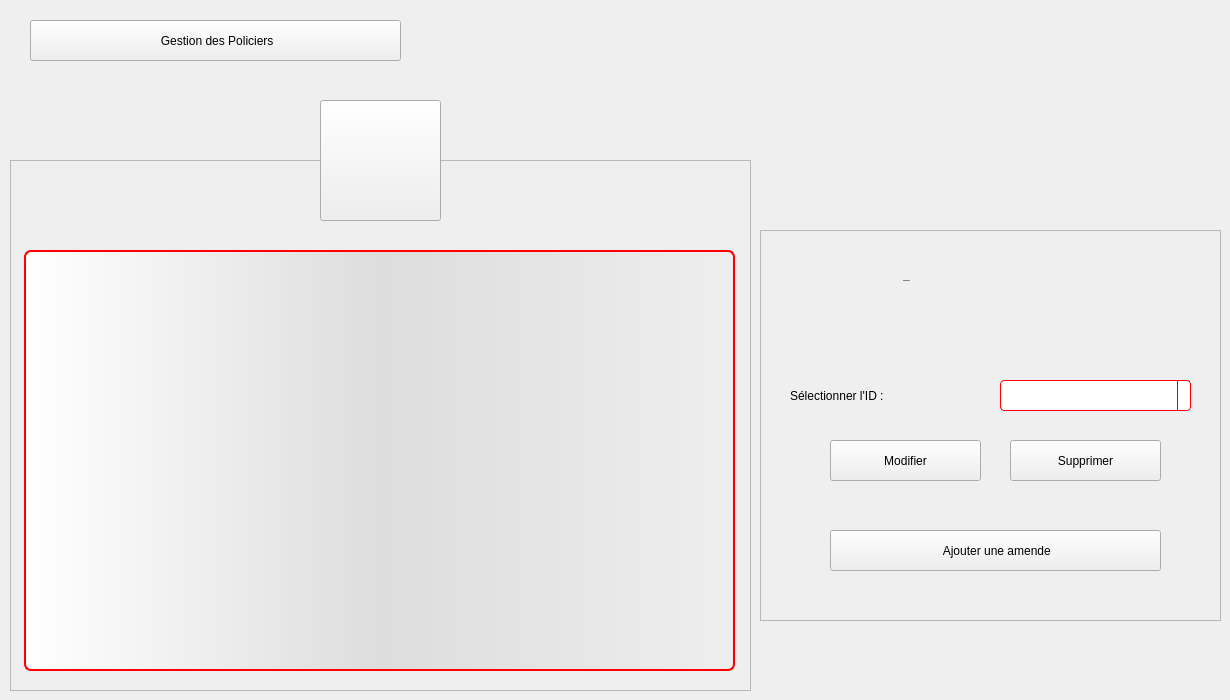
    <widget class="QWidget" name="Amende">
     <widget class="QFrame" name="frame_6">
      <property name="geometry">
       <rect>
        <x>10</x>
        <y>160</y>
        <width>741</width>
        <height>531</height>
       </rect>
      </property>
      <property name="styleSheet">
       <string notr="true"/>
      </property>
      <property name="frameShape">
       <enum>QFrame::StyledPanel</enum>
      </property>
      <property name="frameShadow">
       <enum>QFrame::Raised</enum>
      </property>
      <widget class="QTableView" name="T_Amende">
       <property name="geometry">
        <rect>
         <x>14</x>
         <y>90</y>
         <width>711</width>
         <height>421</height>
        </rect>
       </property>
       <property name="cursor" stdset="0">
        <cursorShape>ArrowCursor</cursorShape>
       </property>
       <property name="styleSheet">
        <string notr="true">QTableView {border: 2px solid red;text-align: top;padding: 4px;border-radius: 7px;border-bottom-left-radius: 7px;background: QLinearGradient( x1: 0, y1: 0, x2: 1, y2: 0,stop: 0 #fff, stop: 1 #eee,stop: 0.5 #ddd,stop: 1 #eee );width: 15px;selection-background-color:QLinearGradient( x1: 0, y1: 0, x2: 1, y2: 0,stop: 0 #FF0000, stop: 1 #FF5F5F,stop: 0.5 #FEAAAA,stop: 1 #eee);selection-color: black;}
QTableView::item:focus{selection-background-color: red;}
QScrollBar:vertical{ width: 20px; background: none; /* only these sort effect about width ...*/}
QScrollBar::handle:vertical{ border: 3px solid #5E749C;text-align: top;padding: 4px;border-radius: 5px; border-bottom-left-radius: 5px;background: QLinearGradient( x1: 0, y1: 0, x2: 1, y2: 0,stop: 0 #fff, stop: 1 #eee,stop: 0.5 #ddd,stop: 1 #eee ); width: 25px; min-height: 20px; max-height: 25px; /*these sort no effect*/ }
QScrollBar::add-page:vertical {border: 3px solid red;text-align: top;padding: 4px;border-radius: 5px; border-bottom-left-radius: 5px;background:  red; /* adding width: xx px; sorting no effect .. why? */}
QScrollBar::sub-page:vertical {border: 3px solid green;text-align: top;padding: 4px;border-radius: 5px; border-bottom-left-radius: 5px;background:  green; /* adding width: xx px; sorting no effect .. why? */ }</string>
       </property>
       <attribute name="horizontalHeaderDefaultSectionSize">
        <number>114</number>
       </attribute>
      </widget>
      <widget class="QLabel" name="ALERT_M">
       <property name="geometry">
        <rect>
         <x>20</x>
         <y>50</y>
         <width>331</width>
         <height>31</height>
        </rect>
       </property>
       <property name="styleSheet">
        <string notr="true">background: transparent;</string>
       </property>
       <property name="text">
        <string/>
       </property>
      </widget>
     </widget>
     <widget class="QToolButton" name="toolButton_7">
      <property name="geometry">
       <rect>
        <x>320</x>
        <y>100</y>
        <width>121</width>
        <height>121</height>
       </rect>
      </property>
      <property name="text">
       <string/>
      </property>
      <property name="icon">
       <iconset resource="resources.qrc">
        <normaloff>:/resources/image/gdpr.png</normaloff>:/resources/image/gdpr.png</iconset>
      </property>
      <property name="iconSize">
       <size>
        <width>64</width>
        <height>64</height>
       </size>
      </property>
     </widget>
     <widget class="QPushButton" name="B_BackToGestionPolicier">
      <property name="geometry">
       <rect>
        <x>30</x>
        <y>20</y>
        <width>371</width>
        <height>41</height>
       </rect>
      </property>
      <property name="cursor">
       <cursorShape>PointingHandCursor</cursorShape>
      </property>
      <property name="text">
       <string> Gestion des Policiers</string>
      </property>
      <property name="icon">
       <iconset resource="resources.qrc">
        <normaloff>:/resources/image/back-arrow (1).png</normaloff>:/resources/image/back-arrow (1).png</iconset>
      </property>
      <property name="iconSize">
       <size>
        <width>25</width>
        <height>25</height>
       </size>
      </property>
     </widget>
     <widget class="QFrame" name="frame_7">
      <property name="geometry">
       <rect>
        <x>760</x>
        <y>230</y>
        <width>461</width>
        <height>391</height>
       </rect>
      </property>
      <property name="styleSheet">
       <string notr="true"/>
      </property>
      <property name="frameShape">
       <enum>QFrame::StyledPanel</enum>
      </property>
      <property name="frameShadow">
       <enum>QFrame::Raised</enum>
      </property>
      <widget class="QLabel" name="L_ConfigAmende">
       <property name="geometry">
        <rect>
         <x>143</x>
         <y>20</y>
         <width>171</width>
         <height>61</height>
        </rect>
       </property>
       <property name="font">
        <font>
         <family>century gothic</family>
         <pointsize>-1</pointsize>
         <weight>75</weight>
         <bold>true</bold>
        </font>
       </property>
       <property name="styleSheet">
        <string notr="true">background: transparent;</string>
       </property>
       <property name="text">
        <string>Configuration</string>
       </property>
      </widget>
      <widget class="QLabel" name="L_IDAmende">
       <property name="geometry">
        <rect>
         <x>30</x>
         <y>150</y>
         <width>191</width>
         <height>31</height>
        </rect>
       </property>
       <property name="styleSheet">
        <string notr="true">background: transparent;</string>
       </property>
       <property name="text">
        <string>Sélectionner l'ID :</string>
       </property>
      </widget>
      <widget class="QPushButton" name="B_AjouterAmende">
       <property name="geometry">
        <rect>
         <x>70</x>
         <y>300</y>
         <width>331</width>
         <height>41</height>
        </rect>
       </property>
       <property name="cursor">
        <cursorShape>PointingHandCursor</cursorShape>
       </property>
       <property name="text">
        <string> Ajouter une amende</string>
       </property>
       <property name="icon">
        <iconset resource="resources.qrc">
         <normaloff>:/resources/image/add.png</normaloff>:/resources/image/add.png</iconset>
       </property>
       <property name="iconSize">
        <size>
         <width>30</width>
         <height>30</height>
        </size>
       </property>
      </widget>
      <widget class="QComboBox" name="CB_IDAmende">
       <property name="geometry">
        <rect>
         <x>240</x>
         <y>150</y>
         <width>191</width>
         <height>31</height>
        </rect>
       </property>
       <property name="styleSheet">
        <string notr="true">QComboBox {
  border: 1px solid red;
  border-radius: 4px;
  background: white;
}

QComboBox QAbstractItemView {
  border: 1px solid black;
  border-radius: 0;
  background-color: white;
  selection-background-color:#305068;
}

QComboBox QAbstractItemView:hover {
  background-color: white;
  color: #F0F0F0;
}

QComboBox QAbstractItemView:selected {
  background: #1464A0;
  color: #32414B;
}

QComboBox QAbstractItemView:alternate {
  background: #19232D;
}

QComboBox:disabled {
  background-color: #19232D;
  color: #787878;
}

QComboBox:hover {
  border: 1px solid #148CD2;
}

QComboBox:focus {
  border: 1px solid #1464A0;
}

QComboBox:on {
  selection-background-color: #1464A0;
}

QComboBox::item:checked {
  font-weight: bold;
}

QComboBox::item:selected {
  border: 0px solid transparent;
}

QComboBox::drop-down {
  subcontrol-origin: padding;
  subcontrol-position: top right;
  width: 12px;
  border-left: 1px solid #32414B;
}</string>
       </property>
      </widget>
      <widget class="QPushButton" name="B_ModifierAmende">
       <property name="geometry">
        <rect>
         <x>70</x>
         <y>210</y>
         <width>151</width>
         <height>41</height>
        </rect>
       </property>
       <property name="cursor">
        <cursorShape>PointingHandCursor</cursorShape>
       </property>
       <property name="text">
        <string>Modifier</string>
       </property>
       <property name="icon">
        <iconset resource="resources.qrc">
         <normaloff>:/resources/image/edit.png</normaloff>:/resources/image/edit.png</iconset>
       </property>
       <property name="iconSize">
        <size>
         <width>25</width>
         <height>25</height>
        </size>
       </property>
      </widget>
      <widget class="QPushButton" name="B_SupprimerAmende">
       <property name="geometry">
        <rect>
         <x>250</x>
         <y>210</y>
         <width>151</width>
         <height>41</height>
        </rect>
       </property>
       <property name="cursor">
        <cursorShape>PointingHandCursor</cursorShape>
       </property>
       <property name="text">
        <string>Supprimer</string>
       </property>
       <property name="icon">
        <iconset resource="resources.qrc">
         <normaloff>:/resources/image/trash.png</normaloff>:/resources/image/trash.png</iconset>
       </property>
       <property name="iconSize">
        <size>
         <width>23</width>
         <height>23</height>
        </size>
       </property>
      </widget>
     </widget>
    </widget>
